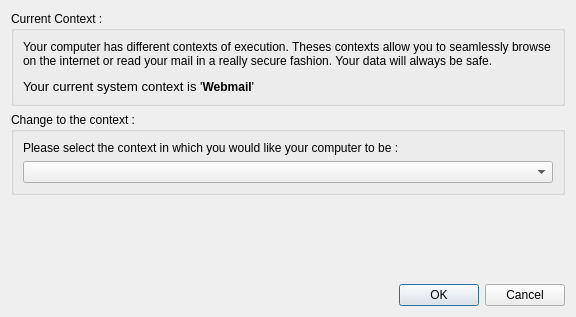
<?xml version="1.0" encoding="UTF-8"?>
<ui version="4.0">
 <class>ChangeContextDialog</class>
 <widget class="QDialog" name="ChangeContextDialog">
  <property name="geometry">
   <rect>
    <x>0</x>
    <y>0</y>
    <width>576</width>
    <height>317</height>
   </rect>
  </property>
  <property name="windowTitle">
   <string>Change the context of your computer</string>
  </property>
  <layout class="QVBoxLayout" name="verticalLayout_3">
   <item>
    <widget class="QGroupBox" name="groupBox_2">
     <property name="title">
      <string>Current Context :</string>
     </property>
     <layout class="QVBoxLayout" name="verticalLayout_2">
      <property name="spacing">
       <number>11</number>
      </property>
      <item>
       <widget class="QLabel" name="label_2">
        <property name="text">
         <string>Your computer has different contexts of execution. Theses contexts allow you to seamlessly browse on the internet or read your mail in a really secure fashion. Your data will always be safe.</string>
        </property>
        <property name="textFormat">
         <enum>Qt::PlainText</enum>
        </property>
        <property name="wordWrap">
         <bool>true</bool>
        </property>
       </widget>
      </item>
      <item>
       <widget class="QLabel" name="lblExecContext">
        <property name="text">
         <string>&lt;!DOCTYPE HTML PUBLIC &quot;-//W3C//DTD HTML 4.0//EN&quot; &quot;http://www.w3.org/TR/REC-html40/strict.dtd&quot;&gt;
&lt;html&gt;&lt;head&gt;&lt;meta name=&quot;qrichtext&quot; content=&quot;1&quot; /&gt;&lt;style type=&quot;text/css&quot;&gt;
p, li { white-space: pre-wrap; }
&lt;/style&gt;&lt;/head&gt;&lt;body style=&quot; font-family:'Sans'; font-size:10pt; font-weight:400; font-style:normal;&quot;&gt;
&lt;p style=&quot; margin-top:0px; margin-bottom:0px; margin-left:0px; margin-right:0px; -qt-block-indent:0; text-indent:0px;&quot;&gt;Your current system context is '&lt;span style=&quot; font-size:9pt; font-weight:600;&quot;&gt;Webmail&lt;/span&gt;'&lt;/p&gt;&lt;/body&gt;&lt;/html&gt;</string>
        </property>
       </widget>
      </item>
     </layout>
    </widget>
   </item>
   <item>
    <widget class="QGroupBox" name="groupBox">
     <property name="title">
      <string>Change to the context :</string>
     </property>
     <layout class="QVBoxLayout" name="verticalLayout">
      <item>
       <widget class="QLabel" name="label">
        <property name="text">
         <string>Please select the context in which you would like your computer to be :</string>
        </property>
        <property name="wordWrap">
         <bool>true</bool>
        </property>
       </widget>
      </item>
      <item>
       <widget class="QComboBox" name="contextCombo"/>
      </item>
     </layout>
    </widget>
   </item>
   <item>
    <spacer name="verticalSpacer">
     <property name="orientation">
      <enum>Qt::Vertical</enum>
     </property>
     <property name="sizeHint" stdset="0">
      <size>
       <width>18</width>
       <height>19</height>
      </size>
     </property>
    </spacer>
   </item>
   <item>
    <widget class="QDialogButtonBox" name="buttonBox">
     <property name="orientation">
      <enum>Qt::Horizontal</enum>
     </property>
     <property name="standardButtons">
      <set>QDialogButtonBox::Cancel|QDialogButtonBox::Ok</set>
     </property>
    </widget>
   </item>
  </layout>
 </widget>
 <resources/>
 <connections>
  <connection>
   <sender>buttonBox</sender>
   <signal>accepted()</signal>
   <receiver>ChangeContextDialog</receiver>
   <slot>accept()</slot>
   <hints>
    <hint type="sourcelabel">
     <x>248</x>
     <y>254</y>
    </hint>
    <hint type="destinationlabel">
     <x>157</x>
     <y>274</y>
    </hint>
   </hints>
  </connection>
  <connection>
   <sender>buttonBox</sender>
   <signal>rejected()</signal>
   <receiver>ChangeContextDialog</receiver>
   <slot>reject()</slot>
   <hints>
    <hint type="sourcelabel">
     <x>316</x>
     <y>260</y>
    </hint>
    <hint type="destinationlabel">
     <x>286</x>
     <y>274</y>
    </hint>
   </hints>
  </connection>
 </connections>
</ui>
